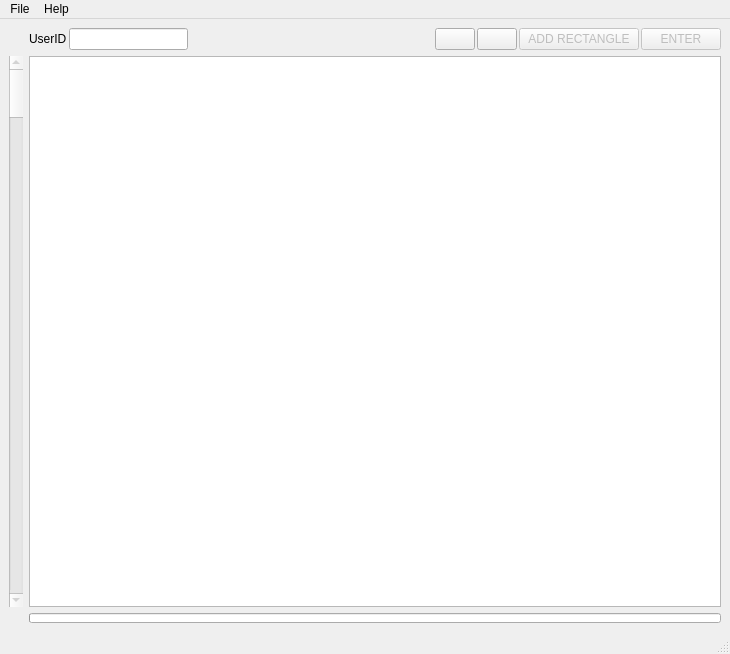
<?xml version="1.0" encoding="UTF-8"?>
<ui version="4.0">
 <class>MainWindow</class>
 <widget class="QMainWindow" name="MainWindow">
  <property name="geometry">
   <rect>
    <x>0</x>
    <y>0</y>
    <width>730</width>
    <height>654</height>
   </rect>
  </property>
  <property name="windowTitle">
   <string>MainWindow</string>
  </property>
  <widget class="QWidget" name="centralwidget">
   <layout class="QGridLayout" name="gridLayout">
    <item row="1" column="0">
     <widget class="QScrollBar" name="scrollbar">
      <property name="enabled">
       <bool>false</bool>
      </property>
      <property name="orientation">
       <enum>Qt::Vertical</enum>
      </property>
     </widget>
    </item>
    <item row="0" column="1">
     <widget class="QWidget" name="widget" native="true">
      <layout class="QHBoxLayout" name="horizontalLayout">
       <property name="spacing">
        <number>2</number>
       </property>
       <property name="leftMargin">
        <number>0</number>
       </property>
       <property name="topMargin">
        <number>0</number>
       </property>
       <property name="rightMargin">
        <number>0</number>
       </property>
       <property name="bottomMargin">
        <number>0</number>
       </property>
       <item>
        <widget class="QLabel" name="user_id_label">
         <property name="text">
          <string>UserID</string>
         </property>
         <property name="textFormat">
          <enum>Qt::AutoText</enum>
         </property>
        </widget>
       </item>
       <item>
        <widget class="QLineEdit" name="user_id_line_edit">
         <property name="sizePolicy">
          <sizepolicy hsizetype="Expanding" vsizetype="Fixed">
           <horstretch>0</horstretch>
           <verstretch>0</verstretch>
          </sizepolicy>
         </property>
         <property name="autoFillBackground">
          <bool>false</bool>
         </property>
         <property name="text">
          <string/>
         </property>
         <property name="maxLength">
          <number>60</number>
         </property>
         <property name="frame">
          <bool>true</bool>
         </property>
        </widget>
       </item>
       <item>
        <spacer name="horizontal_spacer">
         <property name="orientation">
          <enum>Qt::Horizontal</enum>
         </property>
         <property name="sizeHint" stdset="0">
          <size>
           <width>40</width>
           <height>20</height>
          </size>
         </property>
        </spacer>
       </item>
       <item>
        <widget class="QPushButton" name="button_resize">
         <property name="sizePolicy">
          <sizepolicy hsizetype="Fixed" vsizetype="Fixed">
           <horstretch>0</horstretch>
           <verstretch>0</verstretch>
          </sizepolicy>
         </property>
         <property name="minimumSize">
          <size>
           <width>0</width>
           <height>0</height>
          </size>
         </property>
         <property name="maximumSize">
          <size>
           <width>16777215</width>
           <height>16777215</height>
          </size>
         </property>
         <property name="toolTip">
          <string>Fit image to view window</string>
         </property>
         <property name="text">
          <string/>
         </property>
         <property name="icon">
          <iconset resource="../resource.qrc">
           <normaloff>:/icons/resize.png</normaloff>:/icons/resize.png</iconset>
         </property>
         <property name="iconSize">
          <size>
           <width>24</width>
           <height>24</height>
          </size>
         </property>
         <property name="flat">
          <bool>true</bool>
         </property>
        </widget>
       </item>
       <item>
        <widget class="QPushButton" name="button_zoom_in">
         <property name="sizePolicy">
          <sizepolicy hsizetype="Minimum" vsizetype="Fixed">
           <horstretch>0</horstretch>
           <verstretch>0</verstretch>
          </sizepolicy>
         </property>
         <property name="minimumSize">
          <size>
           <width>0</width>
           <height>0</height>
          </size>
         </property>
         <property name="maximumSize">
          <size>
           <width>16777215</width>
           <height>16777215</height>
          </size>
         </property>
         <property name="toolTip">
          <string>Click to zoom IN image</string>
         </property>
         <property name="text">
          <string/>
         </property>
         <property name="icon">
          <iconset resource="../resource.qrc">
           <normaloff>:/icons/magnifying_glass_zoom_in.png</normaloff>:/icons/magnifying_glass_zoom_in.png</iconset>
         </property>
         <property name="iconSize">
          <size>
           <width>24</width>
           <height>24</height>
          </size>
         </property>
         <property name="shortcut">
          <string>+</string>
         </property>
         <property name="flat">
          <bool>true</bool>
         </property>
        </widget>
       </item>
       <item>
        <widget class="QPushButton" name="button_zoom_out">
         <property name="toolTip">
          <string>Click to zoom OUT image</string>
         </property>
         <property name="text">
          <string/>
         </property>
         <property name="icon">
          <iconset resource="../resource.qrc">
           <normaloff>:/icons/magnifying_glass_zoom_out.png</normaloff>:/icons/magnifying_glass_zoom_out.png</iconset>
         </property>
         <property name="iconSize">
          <size>
           <width>24</width>
           <height>24</height>
          </size>
         </property>
         <property name="shortcut">
          <string>_</string>
         </property>
         <property name="flat">
          <bool>true</bool>
         </property>
        </widget>
       </item>
       <item>
        <widget class="QPushButton" name="button_accept">
         <property name="sizePolicy">
          <sizepolicy hsizetype="Maximum" vsizetype="Fixed">
           <horstretch>0</horstretch>
           <verstretch>0</verstretch>
          </sizepolicy>
         </property>
         <property name="toolTip">
          <string>Mark segmentation as &quot;correct&quot;</string>
         </property>
         <property name="text">
          <string/>
         </property>
         <property name="icon">
          <iconset resource="../resource.qrc">
           <normaloff>:/icons/accept.jpeg</normaloff>:/icons/accept.jpeg</iconset>
         </property>
         <property name="iconSize">
          <size>
           <width>24</width>
           <height>24</height>
          </size>
         </property>
         <property name="shortcut">
          <string>1</string>
         </property>
         <property name="checkable">
          <bool>true</bool>
         </property>
         <property name="checked">
          <bool>false</bool>
         </property>
         <property name="autoExclusive">
          <bool>false</bool>
         </property>
        </widget>
       </item>
       <item>
        <widget class="QPushButton" name="button_reject">
         <property name="sizePolicy">
          <sizepolicy hsizetype="Maximum" vsizetype="Fixed">
           <horstretch>0</horstretch>
           <verstretch>0</verstretch>
          </sizepolicy>
         </property>
         <property name="toolTip">
          <string>Click to enter image editing mode</string>
         </property>
         <property name="text">
          <string/>
         </property>
         <property name="icon">
          <iconset resource="../resource.qrc">
           <normaloff>:/icons/reject.jpeg</normaloff>:/icons/reject.jpeg</iconset>
         </property>
         <property name="iconSize">
          <size>
           <width>24</width>
           <height>24</height>
          </size>
         </property>
         <property name="shortcut">
          <string>2</string>
         </property>
         <property name="checkable">
          <bool>true</bool>
         </property>
         <property name="checked">
          <bool>false</bool>
         </property>
         <property name="autoExclusive">
          <bool>false</bool>
         </property>
        </widget>
       </item>
       <item>
        <widget class="QPushButton" name="button_add">
         <property name="enabled">
          <bool>false</bool>
         </property>
         <property name="sizePolicy">
          <sizepolicy hsizetype="Minimum" vsizetype="Minimum">
           <horstretch>0</horstretch>
           <verstretch>0</verstretch>
          </sizepolicy>
         </property>
         <property name="minimumSize">
          <size>
           <width>120</width>
           <height>0</height>
          </size>
         </property>
         <property name="text">
          <string>ADD RECTANGLE</string>
         </property>
         <property name="shortcut">
          <string>3</string>
         </property>
         <property name="checkable">
          <bool>true</bool>
         </property>
        </widget>
       </item>
       <item>
        <widget class="QPushButton" name="button_enter">
         <property name="enabled">
          <bool>false</bool>
         </property>
         <property name="sizePolicy">
          <sizepolicy hsizetype="Minimum" vsizetype="Minimum">
           <horstretch>0</horstretch>
           <verstretch>0</verstretch>
          </sizepolicy>
         </property>
         <property name="minimumSize">
          <size>
           <width>0</width>
           <height>0</height>
          </size>
         </property>
         <property name="toolTip">
          <string>Accept this image/data pair &amp; go to next</string>
         </property>
         <property name="text">
          <string>ENTER</string>
         </property>
         <property name="shortcut">
          <string>Return</string>
         </property>
        </widget>
       </item>
      </layout>
     </widget>
    </item>
    <item row="1" column="1">
     <widget class="WGraphicsView" name="graphics_view">
      <property name="mouseTracking">
       <bool>true</bool>
      </property>
      <property name="acceptDrops">
       <bool>false</bool>
      </property>
      <property name="dragMode">
       <enum>QGraphicsView::RubberBandDrag</enum>
      </property>
      <property name="transformationAnchor">
       <enum>QGraphicsView::AnchorUnderMouse</enum>
      </property>
      <property name="resizeAnchor">
       <enum>QGraphicsView::AnchorUnderMouse</enum>
      </property>
      <property name="viewportUpdateMode">
       <enum>QGraphicsView::FullViewportUpdate</enum>
      </property>
     </widget>
    </item>
    <item row="2" column="1">
     <widget class="QProgressBar" name="progress_bar">
      <property name="maximumSize">
       <size>
        <width>16777215</width>
        <height>10</height>
       </size>
      </property>
      <property name="value">
       <number>0</number>
      </property>
      <property name="textVisible">
       <bool>false</bool>
      </property>
     </widget>
    </item>
   </layout>
  </widget>
  <widget class="QMenuBar" name="menubar">
   <property name="geometry">
    <rect>
     <x>0</x>
     <y>0</y>
     <width>730</width>
     <height>20</height>
    </rect>
   </property>
   <widget class="QMenu" name="menu_file">
    <property name="title">
     <string>File</string>
    </property>
    <widget class="QMenu" name="menu_preferences">
     <property name="title">
      <string>Preferences</string>
     </property>
     <addaction name="action_bounding_box_color"/>
     <addaction name="action_hotkeys"/>
    </widget>
    <widget class="QMenu" name="menu_export_bounding_boxes">
     <property name="title">
      <string>Export to...</string>
     </property>
     <addaction name="action_to_JSON"/>
     <addaction name="action_to_tfrecord"/>
    </widget>
    <widget class="QMenu" name="menu_import_from">
     <property name="title">
      <string>Import from...</string>
     </property>
     <addaction name="action_from_CSV"/>
     <addaction name="action_from_JSON"/>
     <addaction name="action_from_tfrecord"/>
     <addaction name="action_from_XML"/>
    </widget>
    <addaction name="action_open_images"/>
    <addaction name="menu_preferences"/>
    <addaction name="menu_import_from"/>
    <addaction name="menu_export_bounding_boxes"/>
   </widget>
   <widget class="QMenu" name="menu_help">
    <property name="title">
     <string>Help</string>
    </property>
   </widget>
   <addaction name="menu_file"/>
   <addaction name="menu_help"/>
  </widget>
  <widget class="QStatusBar" name="statusbar"/>
  <action name="action_open_images">
   <property name="text">
    <string>Open images...</string>
   </property>
   <property name="shortcut">
    <string>Ctrl+O</string>
   </property>
  </action>
  <action name="action_bounding_box_color">
   <property name="text">
    <string>Bounding Box Color</string>
   </property>
  </action>
  <action name="action_hotkeys">
   <property name="enabled">
    <bool>false</bool>
   </property>
   <property name="text">
    <string>Hotkeys...</string>
   </property>
  </action>
  <action name="action_to_JSON">
   <property name="text">
    <string>JSON</string>
   </property>
  </action>
  <action name="action_to_tfrecord">
   <property name="text">
    <string>Tensorflow Record</string>
   </property>
  </action>
  <action name="action_from_XML">
   <property name="enabled">
    <bool>false</bool>
   </property>
   <property name="text">
    <string>XML</string>
   </property>
  </action>
  <action name="action_from_JSON">
   <property name="enabled">
    <bool>false</bool>
   </property>
   <property name="text">
    <string>JSON</string>
   </property>
  </action>
  <action name="action_from_tfrecord">
   <property name="enabled">
    <bool>false</bool>
   </property>
   <property name="text">
    <string>Tensorflow Record</string>
   </property>
   <property name="toolTip">
    <string>Load bounding boxes from inference</string>
   </property>
  </action>
  <action name="action_from_CSV">
   <property name="enabled">
    <bool>false</bool>
   </property>
   <property name="text">
    <string>CSV</string>
   </property>
  </action>
 </widget>
 <customwidgets>
  <customwidget>
   <class>WGraphicsView</class>
   <extends>QGraphicsView</extends>
   <header>vslearn.promoted</header>
  </customwidget>
 </customwidgets>
 <resources>
  <include location="../resource.qrc"/>
 </resources>
 <connections>
  <connection>
   <sender>button_reject</sender>
   <signal>toggled(bool)</signal>
   <receiver>button_add</receiver>
   <slot>setEnabled(bool)</slot>
   <hints>
    <hint type="sourcelabel">
     <x>498</x>
     <y>43</y>
    </hint>
    <hint type="destinationlabel">
     <x>578</x>
     <y>43</y>
    </hint>
   </hints>
  </connection>
 </connections>
</ui>
